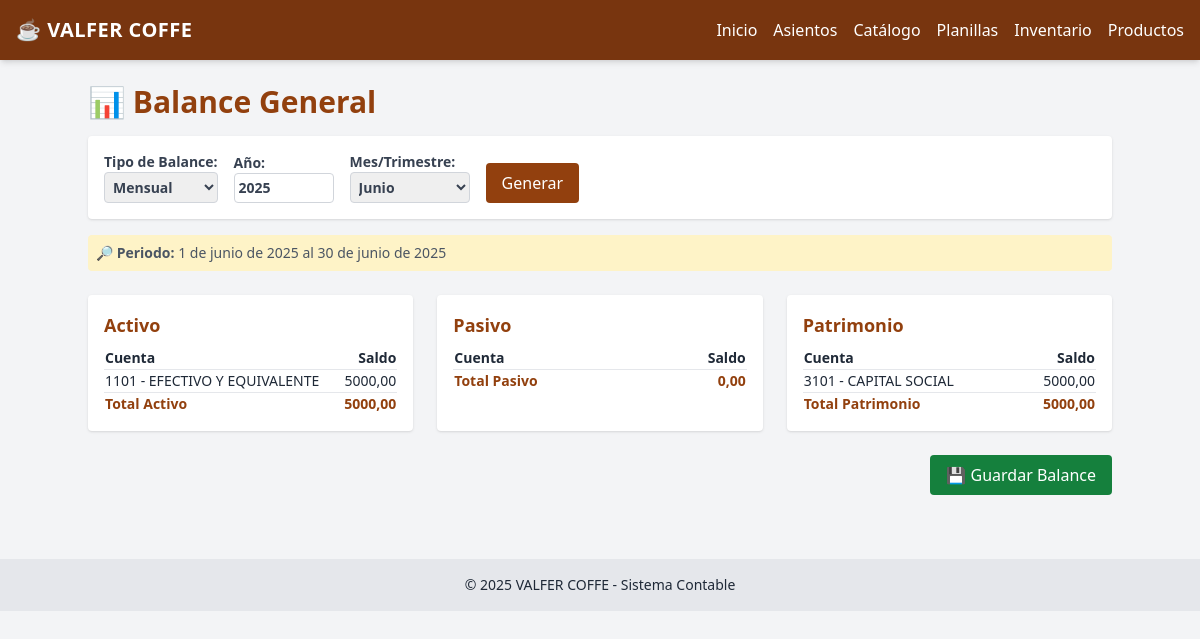
Before: /estados-financieros/balance/ with the older database file.
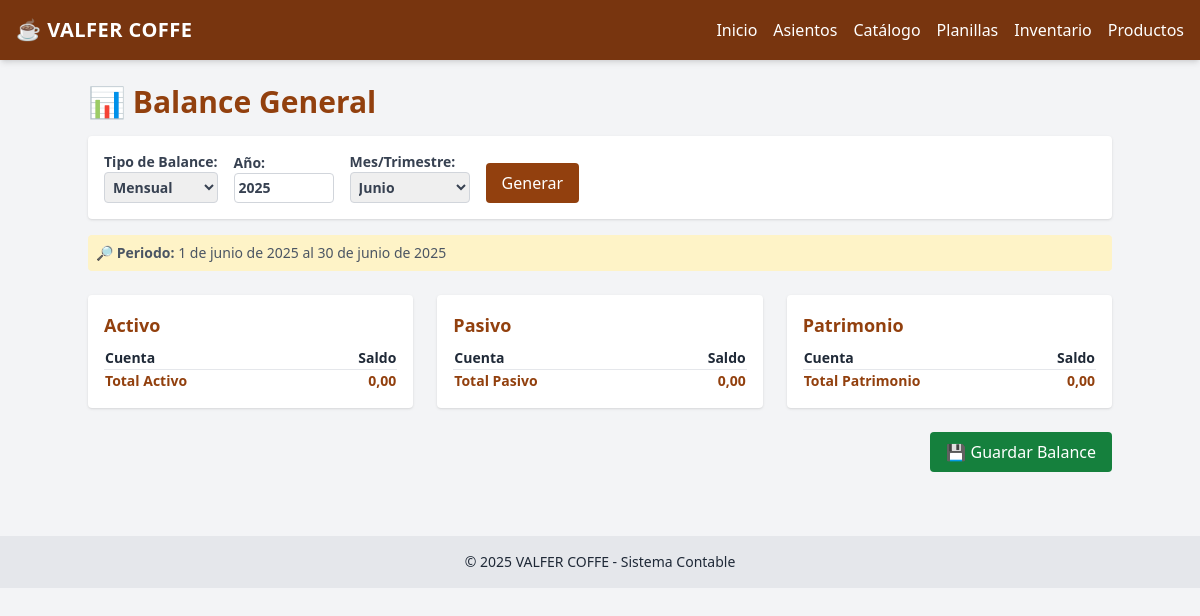
After: the same page with the newer database file.
### contabilidad/models.py (models this page shows, shortened)
class CuentaContable(models.Model):
    codigo = models.CharField(max_length=20, unique=True)
    nombre = models.CharField(max_length=255)
    tipo = models.CharField(max_length=50, choices=TIPOS_CUENTA)
    nivel = models.IntegerField()
    padre = models.ForeignKey('self', null=True, blank=True, on_delete=models.CASCADE)

### contabilidad/views.py (the view, shortened to what this page needs)
# urls.py: path('estados-financieros/balance/', views.balance_general, name='balance_general'),
def balance_general(request):
    tipo = request.GET.get('tipo', 'mensual')
    anio = int(request.GET.get('anio', date.today().year))
    mes = int(request.GET.get('mes', date.today().month))
    if tipo == 'mensual':
        fecha_inicio = date(anio, mes, 1)
        ultimo_dia = monthrange(anio, mes)[1]
        fecha_fin = date(anio, mes, ultimo_dia)
    elif tipo == 'anual':
        fecha_inicio = date(anio, 1, 1)
        fecha_fin = date(anio, 12, 31)
    else:
        fecha_inicio = None
        fecha_fin = None
    detalles = DetalleAsiento.objects.filter(fecha__range=[fecha_inicio, fecha_fin])
    cuentas = CuentaContable.objects.all().order_by('codigo')
    resumen = {'activo': [], 'pasivo': [], 'patrimonio': []}
    totales = {'activo': 0, 'pasivo': 0, 'patrimonio': 0}
    for cuenta in cuentas:
        saldos = detalles.filter(cuenta=cuenta).aggregate(
            debe=Sum('debe') or 0,
            haber=Sum('haber') or 0
        )
        saldo = (saldos['debe'] or 0) - (saldos['haber'] or 0)
        if saldo != 0:
            if cuenta.tipo == 'activo':
                resumen['activo'].append({'cuenta': cuenta, 'saldo': saldo})
                totales['activo'] += saldo
            elif cuenta.tipo == 'pasivo':
                resumen['pasivo'].append({'cuenta': cuenta, 'saldo': -saldo})
                totales['pasivo'] += -saldo
            elif cuenta.tipo == 'patrimonio':
                resumen['patrimonio'].append({'cuenta': cuenta, 'saldo': -saldo})
                totales['patrimonio'] += -saldo
    return render(request, 'estados/balance_general.html', {
        'resumen': resumen,
        'total_activo': totales['activo'],
        'total_pasivo': totales['pasivo'],
        'total_patrimonio': totales['patrimonio'],
        'fecha_inicio': fecha_inicio,
        'fecha_fin': fecha_fin,
        'anio': anio,
        'tipo': tipo,
        'mes': mes,
    })

### contabilidad/templates/estados/balance_general.html (shortened to what this page needs)
{% extends 'contabilidad/base.html' %}
{% block content %}
<div class="max-w-5xl mx-auto">
  <h2 class="text-3xl font-extrabold mb-4 text-amber-800">📊 Balance General</h2>
  <form method="get" class="bg-white p-4 rounded shadow flex flex-wrap gap-4 items-end">
    <label class="flex flex-col text-sm font-semibold text-gray-700">
      Tipo de Balance:
      <select name="tipo" id="tipo" class="border border-gray-300 rounded p-1">
        <option value="mensual" {% if tipo == 'mensual' %}selected{% endif %}>Mensual</option>
      </select>
    </label>
    <label class="flex flex-col text-sm font-semibold text-gray-700">
      Año:
      <input type="number" name="anio" id="anio" value="{{ anio }}" min="2000" max="2100" class="border border-gray-300 rounded p-1">
    </label>
    <label id="label-mes" class="flex flex-col text-sm font-semibold text-gray-700 hidden">
      Mes/Trimestre:
      <select name="mes" id="mes" class="border border-gray-300 rounded p-1">
        <option value="6" {% if mes == 6 %}selected{% endif %}>Junio</option>
      </select>
    </label>
    <button type="submit" class="bg-amber-800 text-white px-4 py-2 rounded hover:bg-amber-700">Generar</button>
  </form>
  {% if fecha_inicio and fecha_fin %}
    <div class="mt-4 text-sm text-gray-600 bg-amber-100 p-2 rounded">
      🔎 <strong>Periodo:</strong> {{ fecha_inicio }} al {{ fecha_fin }}
    </div>
  {% endif %}
  {% if resumen %}
    <div class="grid grid-cols-1 md:grid-cols-3 gap-6 mt-6">
      {% for tipo, cuentas in resumen.items %}
        <div class="bg-white rounded shadow p-4">
          <h3 class="text-lg font-bold text-amber-800 capitalize mb-2">{{ tipo }}</h3>
          <table class="w-full text-sm">
            <thead>
              <tr class="text-left border-b">
                <th>Cuenta</th>
                <th class="text-right">Saldo</th>
              </tr>
            </thead>
            <tbody>
              {% for item in cuentas %}
                <tr class="border-b hover:bg-amber-50">
                  <td>{{ item.cuenta.codigo }} - {{ item.cuenta.nombre }}</td>
                  <td class="text-right">{{ item.saldo|floatformat:2 }}</td>
                </tr>
              {% endfor %}
            </tbody>
            <tfoot>
              <tr class="font-bold text-amber-800">
                <td>Total {{ tipo|capfirst }}</td>
                <td class="text-right">
                  {% if tipo == 'activo' %}
                    {{ total_activo|floatformat:2 }}
                  {% elif tipo == 'pasivo' %}
                    {{ total_pasivo|floatformat:2 }}
                  {% elif tipo == 'patrimonio' %}
                    {{ total_patrimonio|floatformat:2 }}
                  {% endif %}
                </td>
              </tr>
            </tfoot>
          </table>
        </div>
      {% endfor %}
    </div>
    <form method="post" class="mt-6 text-right">
      <button type="submit" class="bg-green-700 text-white px-4 py-2 rounded hover:bg-green-600">💾 Guardar Balance</button>
    </form>
  {% else %}
    <p class="text-gray-600 mt-4">No hay datos para mostrar en este periodo.</p>
  {% endif %}
</div>
{% endblock %}

Changed rows visible on the page:
removed CuentaContable: cuenta.codigo "1101", cuenta.nombre "EFECTIVO Y EQUIVALENTE", saldo "5000,00", shown under "Activo"
removed CuentaContable: cuenta.codigo "3101", cuenta.nombre "CAPITAL SOCIAL", saldo "5000,00", shown under "Patrimonio"
Other visible differences:
new list line: "Activo Cuenta Saldo Total Activo 0,00"
new list line: "Patrimonio Cuenta Saldo Total Patrimonio 0,00"
list line gone: "Activo Cuenta Saldo Total Activo 5000,00"
list line gone: "Patrimonio Cuenta Saldo Total Patrimonio 5000,00"
